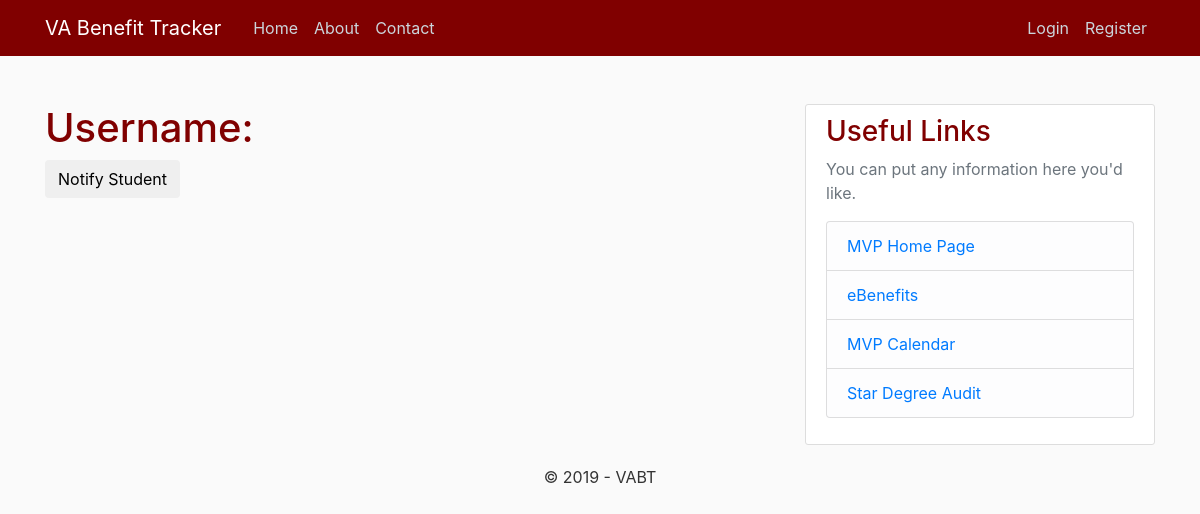
/student/sample3, run on an earlier commit of the app's database.
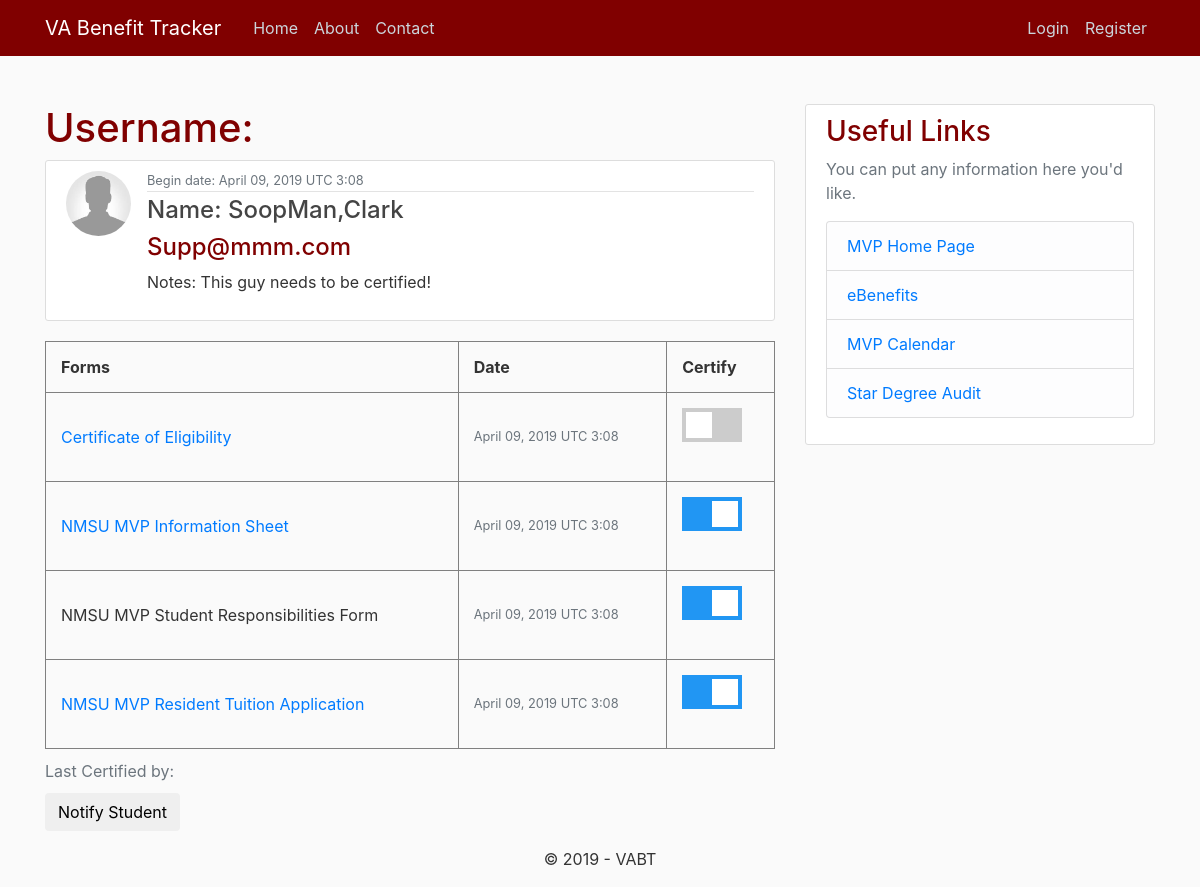
And on a later commit of the database.
### dashboard/models.py (models this page shows, shortened)
class Post(models.Model):
    title = models.CharField(max_length=100)
    comment = models.TextField()
    date_began = models.DateTimeField(default=timezone.now)
    student = models.ForeignKey(User, on_delete=models.CASCADE)
    Certificate_of_eligibility = models.BooleanField(default=False)
    MVP_information_sheet = models.BooleanField(default=False)
    Student_responsibility = models.BooleanField(default=False)
    Resident_tuition_app = models.BooleanField(default=False)
    Concise_student_schedule = models.BooleanField(default=False)
    Star_degree_audit = models.BooleanField(default=False)

### users/models.py (models this page shows, shortened)
class Profile(models.Model): #one to one
    user = models.OneToOneField(User, on_delete=models.CASCADE)
    image = models.ImageField(default='default.jpg', upload_to='profile_pics')

### dashboard/views.py (the view, shortened to what this page needs)
# urls.py: path('student/<str:username>', UserPostListView.as_view(), name='user-posts'),
class UserPostListView(ListView):
    model = Post
    template_name = 'dashboard/user_posts.html'
    context_object_name = 'posts'
    def get(self, request, *args, **kwargs):
        return super(UserPostListView, self).get(request, *args, **kwargs)

### dashboard/templates/dashboard/user_posts.html (shortened to what this page needs)
﻿{%extends "dashboard/base.html" %}
{% load crispy_forms_tags %}
{% block content %}
{% block submit_buttons_bottom %}
   <h1>Username: {{ user.username}} </h1>
{% for post in posts %}
        <article class="media content-section">
            <img class="rounded-circle article-img" src="{{ post.student.profile.image.url }}" />
            <div class="media-body">
                <div class="article-metadata">
                    <small class="text-muted">Begin date: {{ post.date_began|date:"F d, Y T g:i" }}</small>
                </div>
                <h4><a class="article-title" href="{% url 'post-detail' post.id %}">Name: {{ post.student.last_name }},{{post.student.first_name}}</a></h4>
                <h4>{{ post.student.email }}</h4>
                <p class="article-content">Notes: {{ post.comment }}</p>
            </div>
        </article>
        <table style="width:100%">
        <caption>Last Certified by:</caption>
        <tr>
            <th>Forms</th>
            <th>Date</th>
            <th>Certify</th>
            </tr>
            <tr>
            <td><a href="https://www.va.gov/education/how-to-apply/">Certificate of Eligibility</a></td>
            <td><small class="text-muted">{{ post.date_began|date:"F d, Y T g:i" }}</small></td>
            <td><form method="post" enctype="multipart/form-data">
                <label class="switch" action="">
                    <span class="slider"></span>
                </label>
                </form>
            </td>
            </tr>
        <tr>
        <td><a href="https://mvp.nmsu.edu/files/2018/09/MVP-Information-Sheet.pdf">NMSU MVP Information Sheet</a></td>
        <td><small class="text-muted">{{ post.date_began|date:"F d, Y T g:i" }}</small></td>
        <td><form method="post" enctype="multipart/form-data">
            <label class="switch">
                <span class="slider"></span>
            </label>
            </form>
        </td>
        </tr>
        <tr>
        <td>NMSU MVP Student Responsibilities Form</td>
        <td><small class="text-muted">{{ post.date_began|date:"F d, Y T g:i" }}</small></td>
        <td><form method="post" enctype="multipart/form-data">
            <label class="switch">
                <span class="slider"></span>
            </label>
            </form>
        </td>
        </tr>
            <tr>
        <td><a href="https://mvp.nmsu.edu/files/2018/08/MVP_Waiver.pdf">NMSU MVP Resident Tuition Application </a></td>
        <td><small class="text-muted">{{ post.date_began|date:"F d, Y T g:i" }}</small></td>
        <td><form method="post" enctype="multipart/form-data">
            <label class="switch">
                <span class="slider"></span>
            </label>
            </form>
        </td>
        </tr>
    </table>
{% endfor %}
    <form action="#" method="get">
        <input type="submit" class="btn" value="Notify Student" name="certbtn">
    </form>
{% endblock submit_buttons_bottom %}
{% endblock content %}

### dashboard/templates/dashboard/base.html (shortened to what this page needs)
﻿{% load static %}
<html xmlns="http://www.w3.org/1999/xhtml">
<head>
    <link rel="stylesheet" href="https://maxcdn.bootstrapcdn.com/bootstrap/4.0.0/css/bootstrap.min.css">
    <link href="{% static 'dashboard/main.css' %}" rel="stylesheet" type="text/css"/>
</head>
<body>
    <header class="site-header">
        <nav class="navbar navbar-expand-md navbar-dark bg-steel fixed-top">
            <div class="container">
                    <a class="navbar-brand mr-4" href="{%url 'dashboard-home'%}">VA Benefit Tracker</a>
                <div class="collapse navbar-collapse" id="navbarToggle">
                    <div class="navbar-nav mr-auto">
                        {% if request.user.is_staff %}
                        {%elif request.user.is_authenticated %}
                        {%else%}
                            <a class="nav-item nav-link" href="{%url 'dashboard-home'%}">Home</a>
                            <a class="nav-item nav-link" href="{%url 'dashboard-about'%}">About</a>
                            <a class="nav-item nav-link" href="{%url 'dashboard-contact'%}">Contact</a>
                        {% endif %}
                    </div>
                    <div class="navbar-nav">
                        {% if user.is_authenticated %}
                        <a class="navbar-brand mr-4"> Hello {{user.get_username}}!</a>
                        <a class="nav-item nav-link" href="{% url 'profile' %}">Profile</a>
                        <a class="nav-item nav-link" href="{% url 'logout' %}">Logout</a>
                        {% else %}
                        <a class="nav-item nav-link" href="{% url 'login' %}">Login</a>
                        <a class="nav-item nav-link" href="{% url 'registers' %}">Register</a>
                        {% endif %}
                    </div>
                </div>
            </div>
        </nav>
    </header>
    <main role="main" class="container">
        <div class="row">
            <div class="col-md-8">
                {% block content %}{% endblock %}
            </div>
            <div class="col-md-4">
                <div class="content-section">
                    <h3>Useful Links</h3>
                    <p class='text-muted'>
                        You can put any information here you'd like.
                        <ul class="list-group">
                            <li class="list-group-item list-group-item-light"><a href="https://mvp.nmsu.edu/">MVP Home Page</a></li>
                            <li class="list-group-item list-group-item-light"><a href="https://www.ebenefits.va.gov/ebenefits/homepage">eBenefits</a></</li>
                            <li class="list-group-item list-group-item-light"><a href="https://mvp.nmsu.edu/calendar/">MVP Calendar</a></</li>
                            <li class="list-group-item list-group-item-light"><a href="https://degreeaudit.nmsu.edu/">Star Degree Audit</a></</li>
                        </ul>
                    </p>
                </div>
            </div>
        </div>
    </main>
        <footer>
        <center>
            <p>&copy; {{ 2019 }} - VABT</p>
        </center>
        </footer>
</body>
</html>

### dashboard/static/dashboard/main.css (style rules this page uses)
body { background: #fafafa; color: #333333; margin-top: 5rem; }
h1, h2, h3, h4, h5, h6 { color: #800000; }
ul { margin: 0; }
.bg-steel { background-color: #800000; }
.site-header .navbar-nav .nav-link { color: #cbd5db; }
.content-section { background: #ffffff; padding: 10px 20px; border: 1px solid #dddddd; border-radius: 3px; margin-bottom: 20px; }
.article-title { color: #444444; }
.article-content { white-space: pre-line; }
.article-img { height: 65px; width: 65px; margin-right: 16px; }
.article-metadata { padding-bottom: 1px; margin-bottom: 4px; border-bottom: 1px solid #e3e3e3 }
table, th, td { border: .5px solid gray; border-collapse: collapse; }
th, td { padding: 15px; }
.switch { position: relative; display: inline-block; width: 60px; height: 34px; }
.slider { position: absolute; cursor: pointer; top: 0; left: 0; right: 0; bottom: 0; background-color: #ccc; -webkit-transition: .4s; transition: .4s; }
.slider:before { position: absolute; content: ""; height: 26px; width: 26px; left: 4px; bottom: 4px; background-color: white; -webkit-transition: .4s; transition: .4s; }
input:checked + .slider { background-color: #2196F3; }
input:checked + .slider:before { -webkit-transform: translateX(26px); -ms-transform: translateX(26px); transform: translateX(26px); }

What changed in the data, as far as the page shows it:
added Post: student.profile.image (placeholder picture), date_began "April 09, 2019 UTC 3:08", student.last_name "SoopMan", student.first_name "Clark", student.email "Supp@mmm.com", comment "This guy needs to be certified!"
